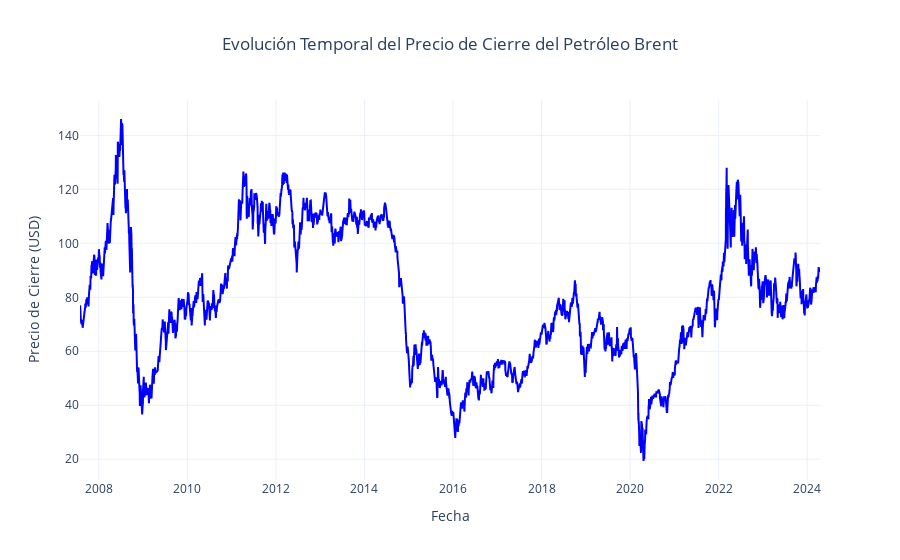

Here is the notebook cell this chart was saved with:
### Markdown cell above
![Evolución Temporal del Precio de Cierre del Petróleo Brent](Graficas%20de%20resultados/Evoluci%C3%B3n%20Temporal%20del%20Precio%20de%20Cierre%20del%20Petr%C3%B3leo%20Brent.png)

### Code cell
import pandas as pd
import plotly.graph_objects as go

# Cargar los datos desde el archivo CSV
data_brent = pd.read_csv('brent_oil_prices.csv')

# Convertir la columna 'Date' a tipo datetime si aún no lo está
data_brent['Date'] = pd.to_datetime(data_brent['Date'])

# Establecer la columna 'Date' como índice del DataFrame
data_brent.set_index('Date', inplace=True)

# Crear la gráfica
fig = go.Figure()

# Añadir la línea del precio de cierre
fig.add_trace(go.Scatter(x=data_brent.index, y=data_brent['Close'], mode='lines', name='Precio de Cierre', line=dict(color='blue')))

# Configurar el título y los ejes
fig.update_layout(
    title={
        'text': 'Evolución Temporal del Precio de Cierre del Petróleo Brent',
        'x': 0.5,  # Centrando el título
        'xanchor': 'center'
    },
    xaxis_title='Fecha',
    yaxis_title='Precio de Cierre (USD)',
    legend=dict(x=0, y=1),
    hovermode='x unified',
    template='plotly_white'
)

# Mostrar la gráfica en Jupyter Notebook
fig.show()

### Figure 1 — Plotly figure (JSON) as saved in the notebook; plotly's stock layout.template omitted (floating-point values rounded to 4 significant figures; data arrays with more than 128 entries replaced by an {"elided": "..."} marker saying what was removed)
{"data": [{"line": {"color": "blue"}, "mode": "lines", "name": "Precio de Cierre", "type": "scatter", "x": {"elided": "4149 str values"}, "y": {"elided": "4149 float values"}}], "layout": {"hovermode": "x unified", "legend": {"x": 0, "y": 1}, "title": {"text": "Evolución Temporal del Precio de Cierre del Petróleo Brent", "x": 0.5, "xanchor": "center"}, "xaxis": {"title": {"text": "Fecha"}}, "yaxis": {"title": {"text": "Precio de Cierre (USD)"}}}}
